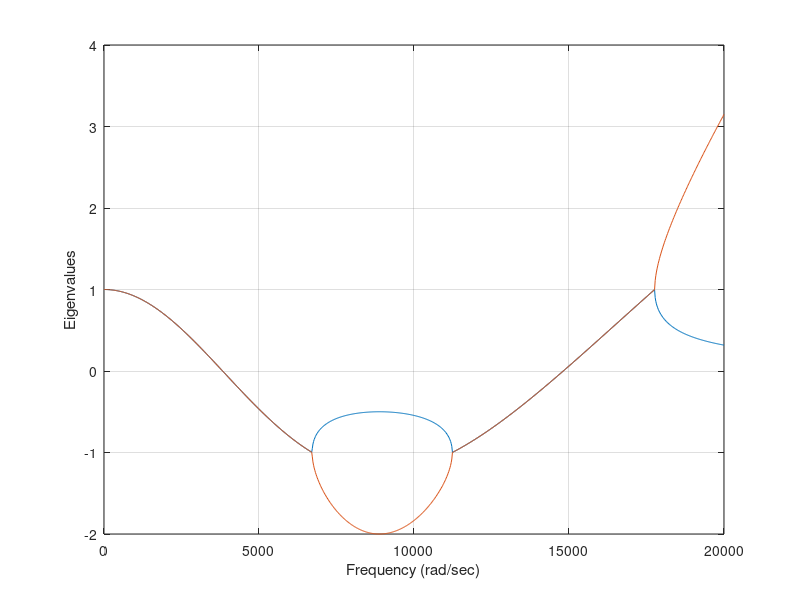
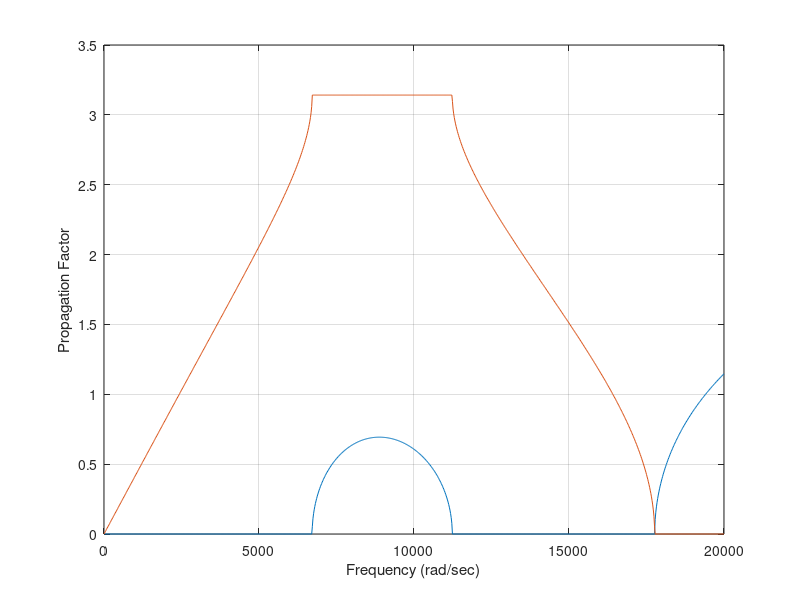
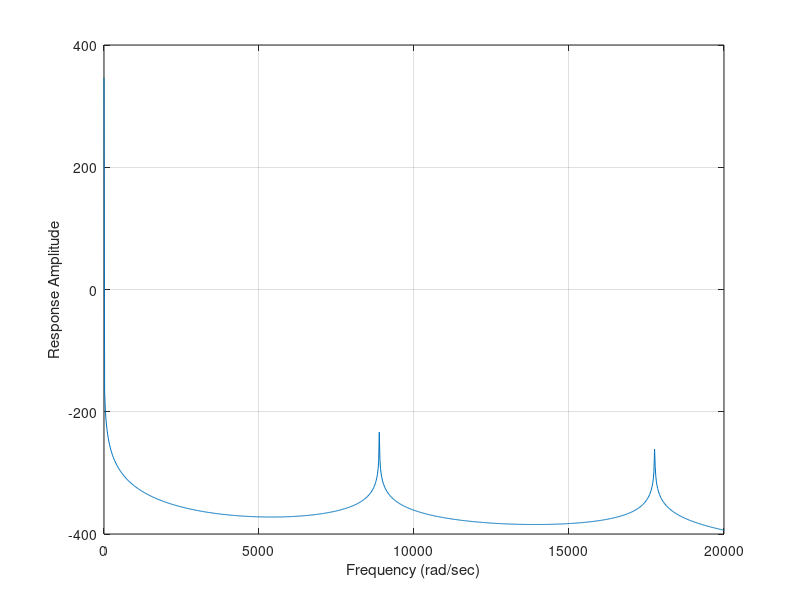
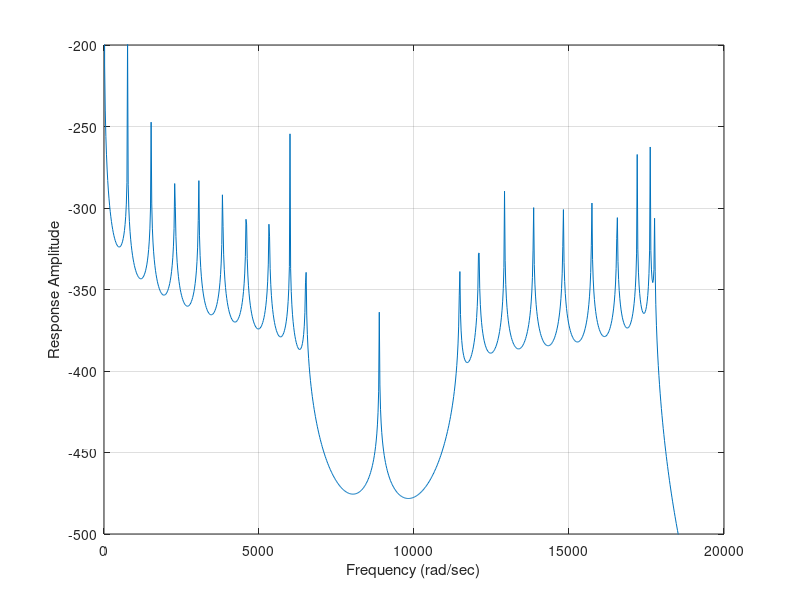

These figures' MATLAB source, in order:
clear all
close all
clc
Rho=2700;
A1=0.02*0.02*pi;
A2=2*A1;
Ee=71e9;
Le=1;

m1=Rho*A1*Le/6; k1=Ee*A1/Le;
m2=Rho*A2*Le/6; k2=Ee*A2/Le;
mc=[2*m1,m1,0;m1,2*m1+2*m2,m2;0,m2,2*m2];
kc=[k1,-k1,0;-k1,k1+k2,-k2;0,-k2,k2];

NC=10; %Number of cells

for ii=1:1001
    freq(ii)=(ii-1)*20;
    KD3=kc-freq(ii)*freq(ii)*mc;
    X21=-KD3(2,1)/KD3(2,2);
    X23=-KD3(2,3)/KD3(2,2);
    KD=[KD3(1,1)+KD3(1,2)*X21, KD3(1,3)+KD3(1,2)*X23; ...
        KD3(3,1)+KD3(3,2)*X21, KD3(3,3)+KD3(3,2)*X23];
    TT=[-KD(1,1)/KD(1,2)                1/KD(1,2)
        KD(2,2)*KD(1,1)/KD(1,2)-KD(2,1) -KD(2,2)/KD(1,2)];
    Lamda(:,ii)=(eig(TT));
    Mew(ii)=acosh(0.5*(Lamda(1,ii)+Lamda(2,ii)));
    %CellAssembly
    KStructure=zeros(NC+1,NC+1);
    BC=zeros(NC+1,1);BC(1)=1;
    CC=zeros(1,NC+1);CC(NC+1)=1;
    for jj=1:NC
      KStructure(jj:jj+1,jj:jj+1)=KStructure(jj:jj+1,jj:jj+1)+KD;
    end
    X1(ii)=20*log([0,1]*inv(KD)*[1;0]);
    XC(ii)=20*log(CC*inv(KStructure)*BC);
end
figure(1); plot(freq,Lamda(1,:),freq,Lamda(2,:)); grid
xlabel('Frequency (rad/sec)')
ylabel('Eigenvalues')
figure(2); plot(freq,real(Mew),freq,abs(imag(Mew))); grid   
xlabel('Frequency (rad/sec)')
ylabel('Propagation Factor')
figure(3); plot(freq,X1); grid   
xlabel('Frequency (rad/sec)')
ylabel('Response Amplitude')
%axis([0,2,-200,200])
figure(4); plot(freq,XC); grid   
xlabel('Frequency (rad/sec)')
ylabel('Response Amplitude')
axis([0,20000,-500,-200])
